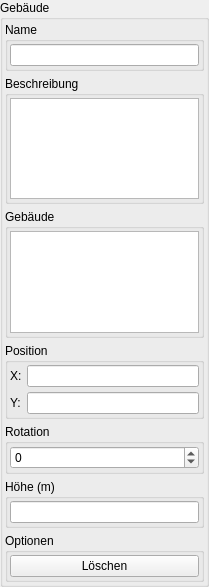
<ui version="4.0" >
 <author></author>
 <comment></comment>
 <exportmacro></exportmacro>
 <class>WidgetToolBuildingPositionNew</class>
 <widget class="QWidget" name="WidgetToolBuildingPositionNew" >
  <property name="geometry" >
   <rect>
    <x>0</x>
    <y>0</y>
    <width>209</width>
    <height>587</height>
   </rect>
  </property>
  <property name="windowTitle" >
   <string>Form</string>
  </property>
  <layout class="QGridLayout" >
   <property name="margin" >
    <number>0</number>
   </property>
   <property name="spacing" >
    <number>5</number>
   </property>
   <item row="0" column="0" >
    <widget class="QGroupBox" name="groupBox" >
     <property name="title" >
      <string>Gebäude</string>
     </property>
     <property name="flat" >
      <bool>true</bool>
     </property>
     <layout class="QGridLayout" >
      <property name="margin" >
       <number>2</number>
      </property>
      <property name="spacing" >
       <number>5</number>
      </property>
      <item row="1" column="0" >
       <widget class="QGroupBox" name="groupBox_3" >
        <property name="title" >
         <string>Beschreibung</string>
        </property>
        <property name="flat" >
         <bool>true</bool>
        </property>
        <layout class="QGridLayout" >
         <property name="margin" >
          <number>2</number>
         </property>
         <property name="spacing" >
          <number>5</number>
         </property>
         <item row="0" column="0" >
          <widget class="QTextEdit" name="textEdit_Desc" />
         </item>
        </layout>
       </widget>
      </item>
      <item row="2" column="0" >
       <widget class="QGroupBox" name="groupBox_8" >
        <property name="title" >
         <string>Gebäude</string>
        </property>
        <property name="flat" >
         <bool>true</bool>
        </property>
        <layout class="QGridLayout" >
         <property name="margin" >
          <number>2</number>
         </property>
         <property name="spacing" >
          <number>5</number>
         </property>
         <item row="0" column="0" >
          <widget class="QListWidget" name="listWidget_Buildings" />
         </item>
        </layout>
       </widget>
      </item>
      <item row="0" column="0" >
       <widget class="QGroupBox" name="groupBox_2" >
        <property name="title" >
         <string>Name</string>
        </property>
        <property name="flat" >
         <bool>true</bool>
        </property>
        <layout class="QGridLayout" >
         <property name="margin" >
          <number>2</number>
         </property>
         <property name="spacing" >
          <number>5</number>
         </property>
         <item row="0" column="0" >
          <widget class="QLineEdit" name="lineEdit_Name" />
         </item>
        </layout>
       </widget>
      </item>
      <item row="3" column="0" >
       <widget class="QGroupBox" name="groupBox_4" >
        <property name="title" >
         <string>Position</string>
        </property>
        <property name="flat" >
         <bool>true</bool>
        </property>
        <layout class="QGridLayout" >
         <property name="margin" >
          <number>2</number>
         </property>
         <property name="spacing" >
          <number>5</number>
         </property>
         <item row="1" column="1" >
          <widget class="QLineEdit" name="lineEdit_Y" />
         </item>
         <item row="0" column="1" >
          <widget class="QLineEdit" name="lineEdit_X" />
         </item>
         <item row="1" column="0" >
          <widget class="QLabel" name="label_2" >
           <property name="text" >
            <string>Y:</string>
           </property>
          </widget>
         </item>
         <item row="0" column="0" >
          <widget class="QLabel" name="label" >
           <property name="text" >
            <string>X:</string>
           </property>
          </widget>
         </item>
        </layout>
       </widget>
      </item>
      <item row="6" column="0" >
       <widget class="QGroupBox" name="groupBox_5" >
        <property name="title" >
         <string>Optionen</string>
        </property>
        <property name="flat" >
         <bool>true</bool>
        </property>
        <layout class="QGridLayout" >
         <property name="margin" >
          <number>2</number>
         </property>
         <property name="spacing" >
          <number>5</number>
         </property>
         <item row="0" column="0" >
          <widget class="QPushButton" name="pushButton_Delete" >
           <property name="toolTip" >
            <string>Löscht den Knoten</string>
           </property>
           <property name="statusTip" >
            <string>Löscht den Knoten</string>
           </property>
           <property name="whatsThis" >
            <string>Löscht den Knoten</string>
           </property>
           <property name="text" >
            <string>Löschen</string>
           </property>
          </widget>
         </item>
        </layout>
       </widget>
      </item>
      <item row="5" column="0" >
       <widget class="QGroupBox" name="groupBox_6" >
        <property name="title" >
         <string>Höhe (m)</string>
        </property>
        <property name="flat" >
         <bool>true</bool>
        </property>
        <layout class="QGridLayout" >
         <property name="margin" >
          <number>2</number>
         </property>
         <property name="spacing" >
          <number>5</number>
         </property>
         <item row="0" column="0" >
          <widget class="QLineEdit" name="lineEdit_Height" />
         </item>
        </layout>
       </widget>
      </item>
      <item row="4" column="0" >
       <widget class="QGroupBox" name="groupBox_7" >
        <property name="title" >
         <string>Rotation</string>
        </property>
        <property name="flat" >
         <bool>true</bool>
        </property>
        <layout class="QGridLayout" >
         <property name="margin" >
          <number>2</number>
         </property>
         <property name="spacing" >
          <number>5</number>
         </property>
         <item row="0" column="0" >
          <widget class="QDoubleSpinBox" name="doubleSpinBox_Rotation" >
           <property name="decimals" >
            <number>0</number>
           </property>
           <property name="maximum" >
            <double>180</double>
           </property>
           <property name="minimum" >
            <double>-180</double>
           </property>
          </widget>
         </item>
        </layout>
       </widget>
      </item>
     </layout>
    </widget>
   </item>
  </layout>
 </widget>
 <pixmapfunction></pixmapfunction>
 <resources/>
 <connections/>
</ui>
